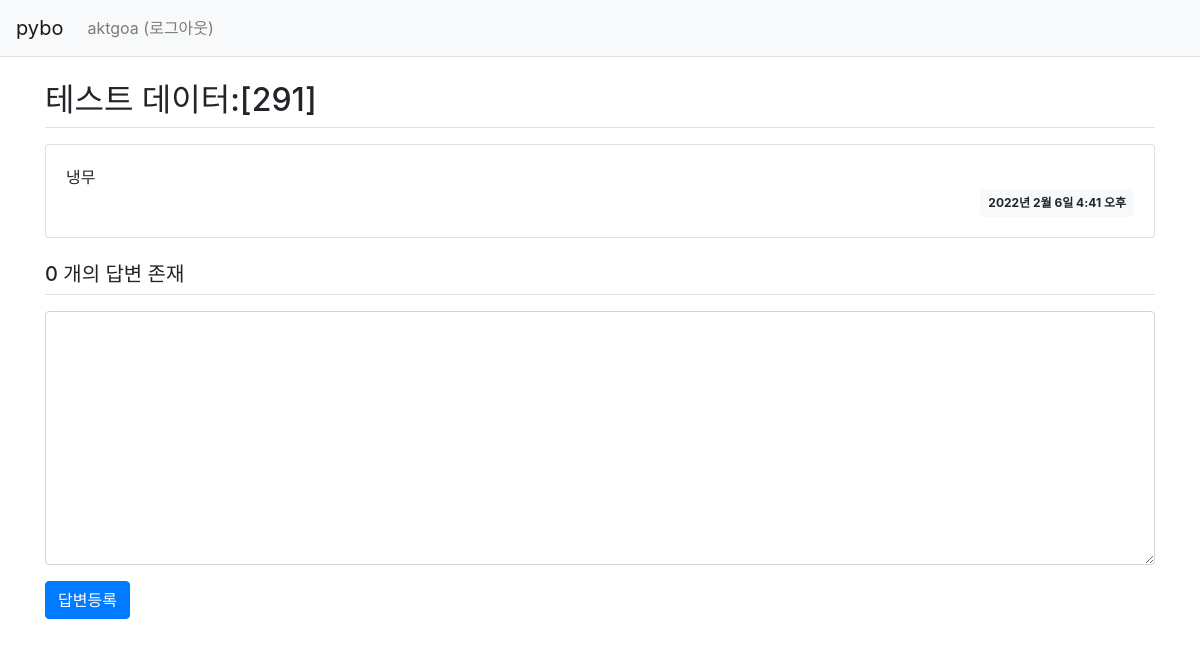
The app's page /pybo/answer/create/298/ (signed in), older data.
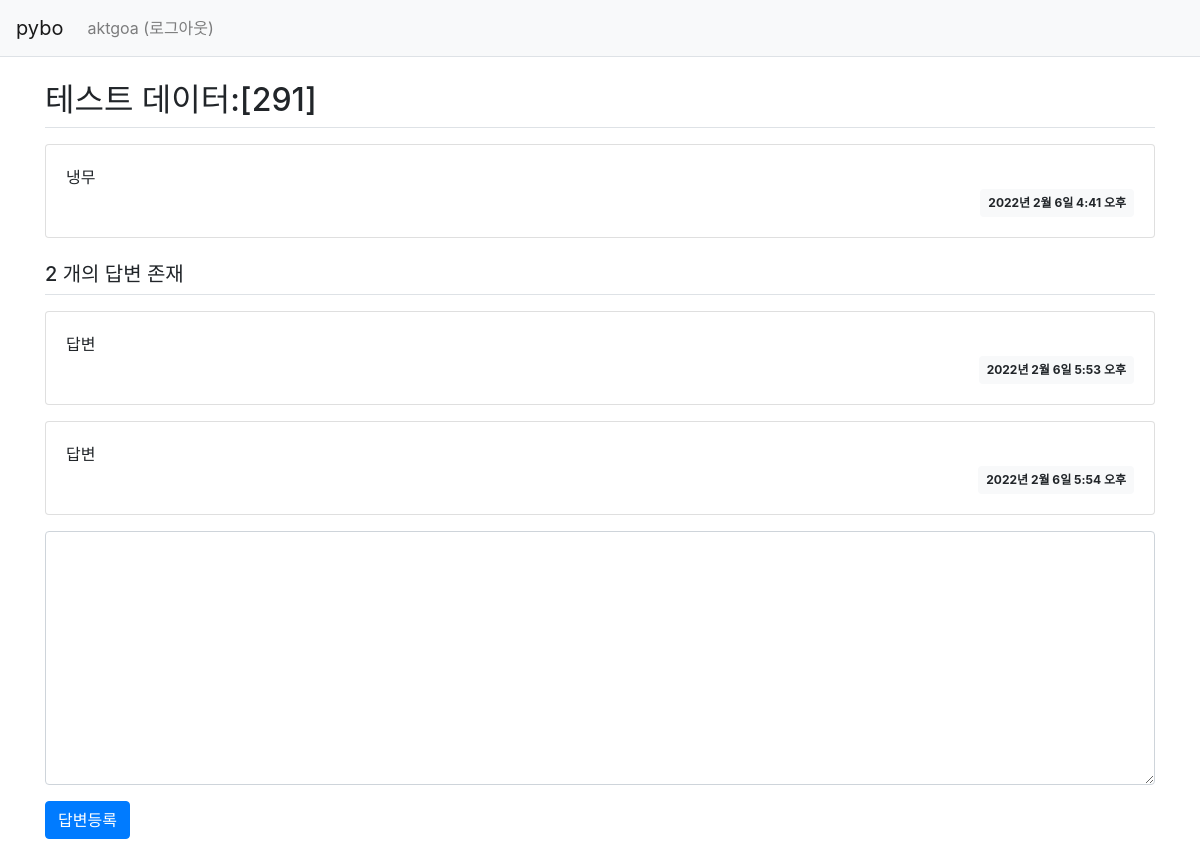
The same page, newer data.
### pybo/models.py (models this page shows, shortened)
class Question(models.Model):
    author = models.ForeignKey(User, on_delete=models.CASCADE)
    subject = models.CharField(max_length=200)
    content = models.TextField()
    create_date = models.DateTimeField()

class Answer(models.Model):
    author = models.ForeignKey(User, on_delete=models.CASCADE)
    question = models.ForeignKey(Question, on_delete=models.CASCADE)
    content = models.TextField()
    create_date = models.DateTimeField()

### pybo/views.py (the view)
# urls.py: path('answer/create/<int:question_id>/', views.answer_create, name='answer_create'),
@login_required(login_url='common:login')
def answer_create(request, question_id):
    question = get_object_or_404(Question, pk=question_id)
    if request.method == 'POST':
        form = AnswerForm(request.POST)
        if form.is_valid():
            answer = form.save(commit=False)
            answer.author = request.user # author 속성에 로그인 계정 저장
            answer.create_date = timezone.now()
            answer.question = question
            answer.save()
            return redirect('pybo:detail', question_id=question.id)
    else:
        form = AnswerForm()
    context = {'question': question, 'form': form}
    return render(request, 'pybo/question_detail.html', context)

### pybo/forms.py
class AnswerForm(forms.ModelForm):
    class Meta:
        model = Answer
        fields = ['content']
        labels = {
            'content': '답변내용',
        }

### templates/pybo/question_detail.html (shortened to what this page needs)
{% extends 'base.html' %}
{% block content %}
<div class="container my-3">
    <h2 class="border-bottom py-2">{{ question.subject }}</h2>
    <div class="card my-3">
        <div class="card-body">
            <div class="card-text" style="white-space: pre-line;">{{ question.content }}</div>
            <div class="d-flex justify-content-end">
                <div class="badge badge-light p-2">
                    {{ question.create_date }}
                </div>
            </div>
        </div>
    </div>
    <h5 class="border-bottom my-3 py-2">{{ question.answer_set.count}} 개의 답변 존재</h5>
    {% for answer in question.answer_set.all %}
    <div class="card my-3">
        <div class="card-body">
            <div class="card-text" sytle="white-space: pre-line;">{{ answer.content }}</div>
            <div class="d-flex justify-content-end">
                <div class="badge badge-light p-2">
                    {{ answer.create_date }}
                </div>
            </div>
        </div>
    </div>
    {% endfor %}
    <form action="{% url 'pybo:answer_create' question.id %}" method="post" class="my-3">
        <div class="form-group">
            <textarea {% if not user.is_authenticated %}disabled{% endif %} name="content" id="content" class="form-control" rows="10"></textarea>
        </div>
        <input type="submit" value="답변등록" class="btn btn-primary">
    </form>
</div>
{% endblock %}

Row changes from the older to the newer data that the page shows:
computed for Question "테스트 데이터:[291]": answer_set.count "0" → "2"
added Answer: content "답변", create_date "2022년 2월 6일 5:53 오후"
added Answer: content "답변", create_date "2022년 2월 6일 5:54 오후"
